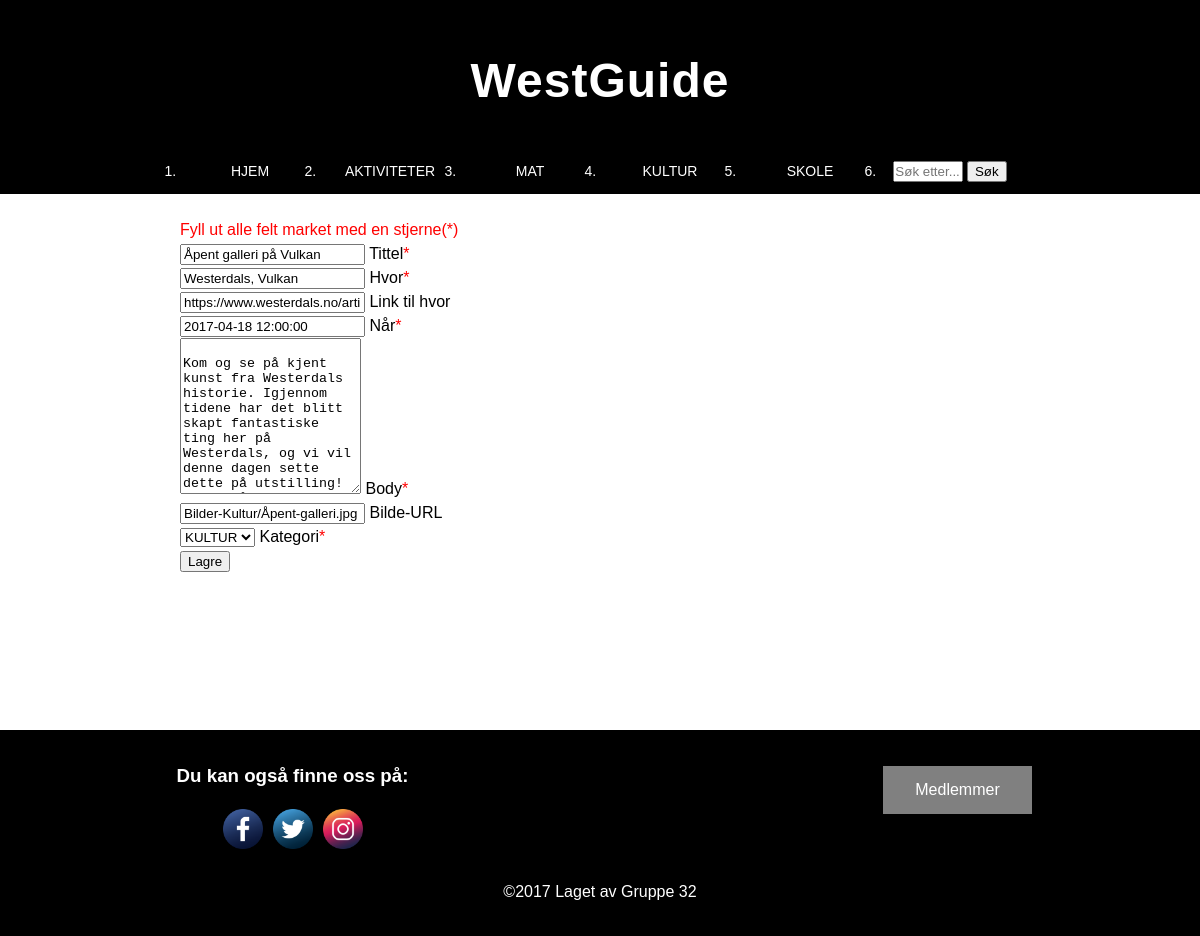
The app's page /edit-event.php?id=1, older data.
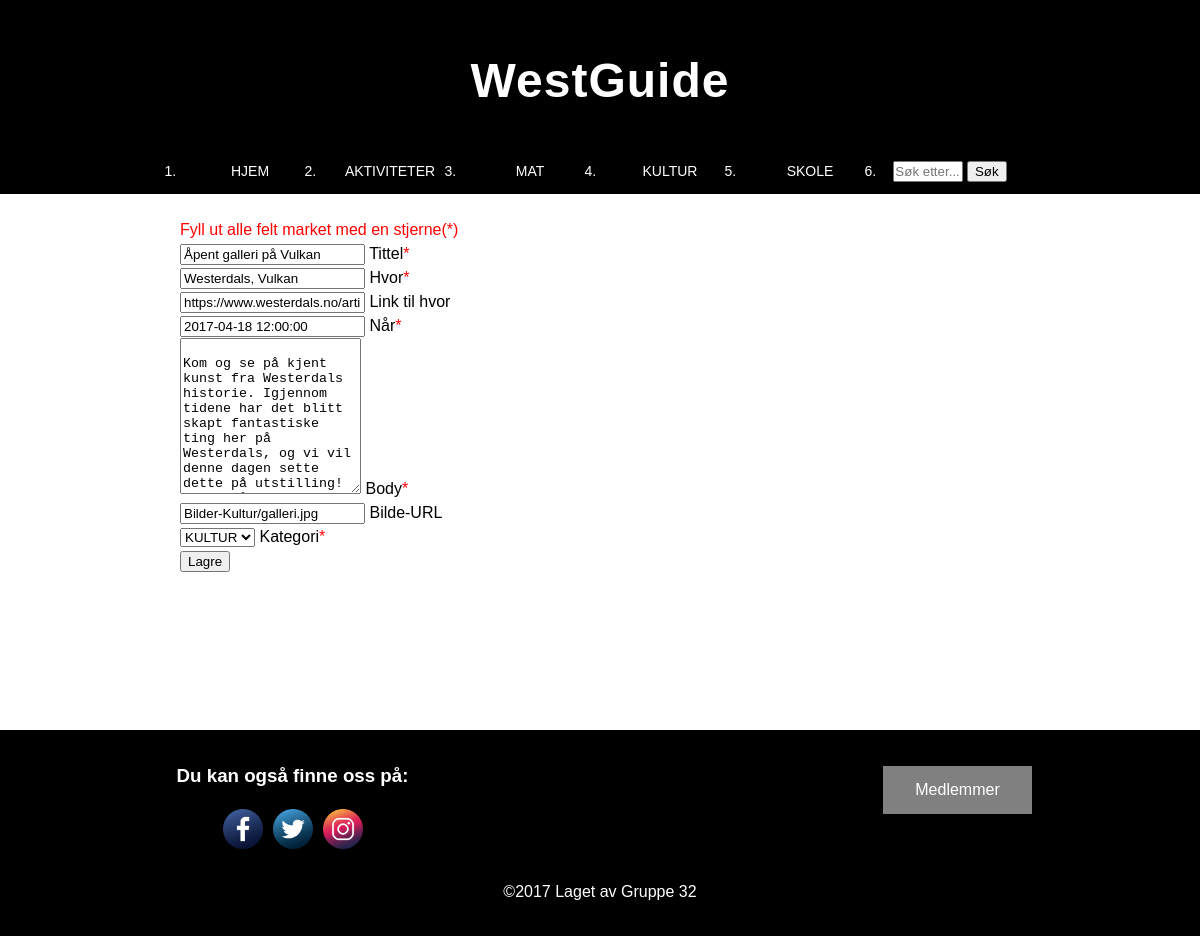
The same page, newer data.
### tables this page shows
CREATE TABLE IF NOT EXISTS `events` (
  `id` int(11) NOT NULL,
  `event_title` varchar(255) NOT NULL,
  `event_where` text NOT NULL,
  `event_datetime` datetime DEFAULT NULL,
  `event_where_link` text,
  `event_image_path` text,
  `event_body` text,
  `tag` enum('KULTUR','AKTIVITET','MAT','SKOLE') NOT NULL COMMENT 'MAT, KULTUR, AKTIVITET, SKOLE'
);

### connection-footer.php (called while the page is built)
<?php
$statement->execute();
$events = [];
while($row = $statement->fetch(PDO::FETCH_ASSOC))
{
    $events[] = $row;
}

### edit-event.php (the view, shortened to what this page needs)
<?php
require 'connection-header.php';
$statement = $connection->prepare('SELECT * FROM events WHERE id =' .$_GET['id']);
require 'connection-footer.php';
require 'header.php';
foreach ($events as $event)
{
    echo '<font color="red">Fyll ut alle felt market med en stjerne(*)</font><br>'; ?>
    <main class="form-edit">
        <div class="">
            <form class="" action="update-event.php" method="post">
                <div class="">
                    <input class="" type="text" id="edit-title" name="edit-title" value="<?= $event['event_title'] ?>">
                    <label class="">Tittel<font color="red">*</font></label>
                </div>
                <div class="">
                    <input class="" type="text" id="edit-where" name="edit-where" value="<?= $event['event_where'] ?>">
                    <label class="">Hvor<font color="red">*</font></label>
                </div>
                <div class="">
                    <input class="" type="text" id="edit-where-link" name="edit-where-link" value="<?= $event['event_where_link'] ?>">
                    <label class="">Link til hvor</label>
                </div>
                <div class="">
                    <input class="" type="datetime" id="edit-datetime" name="edit-datetime" value="<?= $event['event_datetime'] ?>">
                    <label class="">Når<font color="red">*</font></label>
                </div>
                <div class="">
                    <textarea class="" type="text" rows= "10" id="edit-body" name="edit-body">
                        <?= $event['event_body']?>
                    </textarea>
                    <label class="" for="body">Body<font color="red">*</font></label>
                </div>
                <div class="">
                    <input class="" type="text" id="edit-image-path" name="edit-image-path" value="<?= $event['event_image_path'] ?>">
                    <label class="">Bilde-URL</label>
                </div>
                <div class="">
                    <select id="edit-tag" name="edit-tag">
                        <option value="<?= $event['tag'] ?>"><?= $event['tag'] ?></option>
                    </select>
                    <label class="">Kategori<font color="red">*</font></label>
                </div>
                <button class="" onclick="checkInput()">
                    Lagre
                </button>
            </form>
        </div>
    </main>
<?php }
require 'footer.php';
?>

Row changes from the older to the newer data that the page shows:
changed events "Åpent galleri på Vulkan": edit-image-path "Bilder-Kultur/Åpent-galleri.jpg" → "Bilder-Kultur/galleri.jpg"
